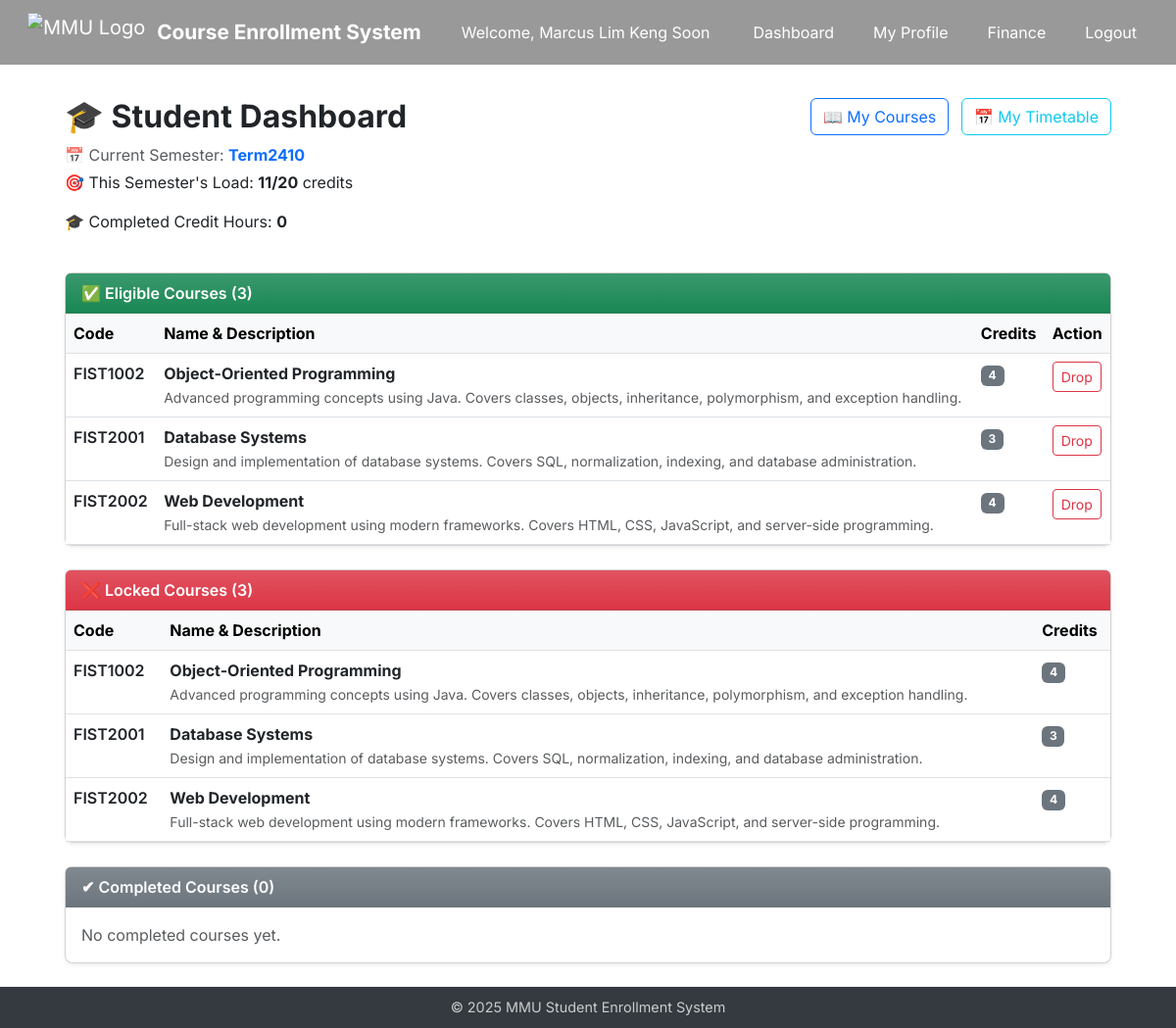
The app's page /dashboard (signed in) with its own data.
### app/models.py (models this page shows, shortened)
class Student(UserMixin, db.Model):
    id = db.Column(db.Integer, primary_key=True)
    name = db.Column(db.String(64))
    email = db.Column(db.String(120), unique=True)
    department = db.Column(db.String(64))
    password_hash = db.Column(db.String(128))
    scholarship_percentage = db.Column(db.Integer, default=0)
    enrollments = db.relationship('Enrollment', backref='student', lazy=True)
    @property
    def is_admin(self):
        return False
    @property
    def is_student(self):
        return True

class Course(db.Model):
    id = db.Column(db.Integer, primary_key=True)
    course_code = db.Column(db.String(10), unique=True)
    course_name = db.Column(db.String(128))
    description = db.Column(db.Text)
    credits = db.Column(db.Integer)
    semester = db.Column(db.String(64))
    department = db.Column(db.String(64))
    prerequisite_id = db.Column(db.Integer, db.ForeignKey('course.id'))
    prerequisite = db.relationship("Course", remote_side=[id])
    enrollments = db.relationship('Enrollment', backref='course', lazy=True)
    sections = db.relationship('Section', back_populates='course', cascade='all, delete')

### app/routes/student.py (the view)
@student_bp.route("/dashboard")
@login_required
def dashboard():
    if not current_user.is_student:
        abort(403)
    student = current_user
    student_id = student.id
    setting = SystemSetting.query.filter_by(key="open_semester").first()
    open_semester = setting.value if setting else "Term2410"
    completed_courses = db.session.query(Course).join(Section).join(Enrollment).filter(
        Enrollment.student_id == student_id,
        Course.semester < open_semester
    ).distinct().all()
    completed_course_ids = {c.id for c in completed_courses}
    total_credits = sum(c.credits for c in completed_courses)
    all_courses = Course.query.filter_by(department=student.department).all()
    eligible_courses = []
    locked_courses = []
    for course in all_courses:
        if course.id in completed_course_ids:
            continue
        if course.semester != open_semester:
            locked_courses.append((course, "Not offered this semester"))
            continue
        if course.prerequisite and course.prerequisite.id not in completed_course_ids:
            locked_courses.append((course, f"Missing prerequisite: {course.prerequisite.course_code}"))
            continue
        if course.course_name.startswith("FYP") and total_credits < 60:
            locked_courses.append((course, "Requires ≥ 60 credit hours"))
            continue
        eligible_courses.append(course)
    current_enrollments = Enrollment.query.join(Section).join(Course).filter(
        Enrollment.student_id == student_id,
        Course.semester == open_semester
    ).all()
    seen_course_ids = set()
    current_semester_credits = 0
    for e in current_enrollments:
        course = e.section.course
        if course and course.id not in seen_course_ids:
            current_semester_credits += course.credits
            seen_course_ids.add(course.id)
    max_credits = 20  # 可未来配置为 SystemSetting 获取
    enrolled_section_ids = [e.section_id for e in Enrollment.query.filter_by(student_id=student_id).all()]
    enrolled_section_objs = Section.query.filter(Section.id.in_(enrolled_section_ids)).all()
    enrolled_course_ids = list({s.course_id for s in enrolled_section_objs})
    return render_template("student/dashboard.html",
        eligible_courses=eligible_courses,
        locked_courses=locked_courses,
        completed_courses=completed_courses,
        total_credits=total_credits,
        current_semester_credits=current_semester_credits,
        max_credits=max_credits,
        open_semester=open_semester,
        enrolled_course_ids=enrolled_course_ids
    )

### app/templates/student/dashboard.html (shortened to what this page needs)
{% extends "base.html" %}
{% block content %}
<div class="container-fluid px-4">
  <div class="row mb-4">
    <div class="col-lg-8">
      <h2 class="fw-bold">🎓 Student Dashboard</h2>
      <p class="text-muted mb-1">📅 Current Semester: <strong class="text-primary">{{ open_semester }}</strong></p>
      <p>🎯 This Semester's Load: <strong>{{ current_semester_credits }}/{{ max_credits }}</strong> credits</p>
      <p>🎓 Completed Credit Hours: <strong>{{ total_credits }}</strong></p>
    </div>
    <div class="col-lg-4 text-end">
      <a href="{{ url_for('student.my_courses') }}" class="btn btn-outline-primary me-2">📖 My Courses</a>
      <a href="{{ url_for('student.timetable') }}" class="btn btn-outline-info">📅 My Timetable</a>
    </div>
  </div>
  <div class="card shadow-sm rounded-3 mb-4">
    <div class="card-header bg-success bg-gradient text-white fw-semibold">
      ✅ Eligible Courses ({{ eligible_courses|length }})
    </div>
    <div class="card-body p-0">
      {% if eligible_courses %}
      <table class="table table-hover mb-0">
        <thead class="table-light">
  <tr>
    <th>Code</th>
    <th>Name & Description</th>
    <th>Credits</th>
    <th>Action</th>
  </tr>
      </thead>
      <tbody>
        {% for course in eligible_courses %}
        <tr>
          <td class="fw-semibold">{{ course.course_code }}</td>
          <td>
            <strong>{{ course.course_name }}</strong><br>
            <small class="text-muted">{{ course.description }}</small>
          </td>
          <td><span class="badge bg-secondary">{{ course.credits }}</span></td>
          <td>
            {% if course.id in enrolled_course_ids %}
            <a href="{{ url_for('student.drop', course_id=course.id) }}" class="btn btn-sm btn-outline-danger">Drop</a>
            {% else %}
            <a href="{{ url_for('student.course_detail', course_id=course.id) }}" class="btn btn-sm btn-primary">Select Section</a>
            {% endif %}
          </td>
        </tr>
        {% endfor %}
      </tbody>
      </table>
      {% else %}
      <div class="p-3 text-muted">No eligible courses this semester.</div>
      {% endif %}
    </div>
  </div>
  <div class="card shadow-sm rounded-3 mb-4">
    <div class="card-header bg-danger bg-gradient text-white fw-semibold">
      ❌ Locked Courses ({{ locked_courses|length }})
    </div>
    <div class="card-body p-0">
      {% if locked_courses %}
      <table class="table table-hover mb-0">
        <thead class="table-light">
           <tr>
            <th>Code</th>
            <th>Name & Description</th>
            <th>Credits</th>
          </tr>
        </thead>
        <tbody>
        {% for course in eligible_courses %}
        <tr>
          <td class="fw-semibold">{{ course.course_code }}</td>
          <td>
            <strong>{{ course.course_name }}</strong><br>
            <small class="text-muted">{{ course.description }}</small>
          </td>
          <td><span class="badge bg-secondary">{{ course.credits }}</span></td>
        </tr>
        {% endfor %}
      </tbody>
      </table>
      {% else %}
      <div class="p-3 text-muted">No locked courses.</div>
      {% endif %}
    </div>
  </div>
  <div class="card shadow-sm rounded-3 mb-4">
    <div class="card-header bg-secondary bg-gradient text-white fw-semibold">
      ✔ Completed Courses ({{ completed_courses|length }})
    </div>
    <div class="card-body">
      {% if completed_courses %}
      <ul class="list-group list-group-flush">
        {% for course in completed_courses %}
        <li class="list-group-item d-flex justify-content-between align-items-center">
          {{ course.course_code }} - {{ course.course_name }}
          <span class="badge bg-dark">{{ course.credits }} credits</span>
        </li>
        {% endfor %}
      </ul>
      {% else %}
      <div class="text-muted">No completed courses yet.</div>
      {% endif %}
    </div>
  </div>
</div>
{% endblock %}

### app/templates/base.html (shortened to what this page needs)
<!DOCTYPE html>
<html lang="en">
<head>
  <link href="https://cdn.jsdelivr.net/npm/bootstrap@5.3.0/dist/css/bootstrap.min.css" rel="stylesheet">
</head>
<body>
<nav id="navbar" class="navbar navbar-expand-lg navbar-dark navbar-transparent fixed-top px-3" style="background-color: rgba(0,0,0,0.4);">
  <div class="container-fluid">
    <a class="navbar-brand d-flex align-items-center" href="{{ url_for('shared.index') }}">
      <img src="{{ url_for('static', filename='image/Multimedia_University_secondary_logo_2020.png') }}" alt="MMU Logo">
      <span>Course Enrollment System</span>
    </a>
    <div class="ms-auto d-flex align-items-center">
            {% if current_user.is_authenticated %}
        <span class="text-white me-3">
          Welcome,
          {% if current_user.is_admin %}
            {{ current_user.username }}
          {% elif current_user.is_student %}
            {{ current_user.name }}
          {% elif current_user.is_instructor %}
            {{ current_user.name }}
          {% endif %}
        </span>
        {% if current_user.is_admin %}
          <a class="btn btn-nav" href="{{ url_for('admin.admin_dashboard') }}">Dashboard</a>
          <a class="btn btn-nav" href="{{ url_for('admin.admin_all_students') }}">All Students</a>
          <a class="btn btn-nav" href="{{ url_for('admin.admin_credit_transfer') }}">Manage Credit Transfers</a>
          <a class="btn btn-nav" href="{{ url_for('admin.admin_instructor_list') }}">Manage Instructors</a>
          <a class="btn btn-nav" href="{{ url_for('admin.admin_logout') }}">Logout</a>
        {% elif current_user.is_student %}
          <a class="btn btn-nav" href="{{ url_for('student.dashboard') }}">Dashboard</a>
          <a class="btn btn-nav" href="{{ url_for('student.profile') }}">My Profile</a>
          <a class="btn btn-nav" href="{{ url_for('student.finance') }}">Finance</a>
          <a class="btn btn-nav" href="{{ url_for('shared.logout') }}">Logout</a>
        {% endif %}
      {% endif %}
    </div>
  </div>
</nav>
<main class="{% if request.endpoint == 'shared.index' %}{% else %}container{% endif %}" style="padding-top: 100px;">
  {% block content %}{% endblock %}
</main>
<footer>
  © 2025 MMU Student Enrollment System
</footer>
</body>
</html>

### app/templates/base.html (style rules this page uses)
body { margin: 0; padding: 0; min-height: 100vh; display: flex; flex-direction: column; font-family: 'Inter', sans-serif; background-color: transparent; }
main { flex: 1; }
footer { background: #343a40; color: #ccc; text-align: center; padding: 10px 0; font-size: 0.9rem; }
.navbar-transparent { background-color: rgba(0, 0, 0, 0.4) !important; backdrop-filter: blur(2px); -webkit-backdrop-filter: blur(2px); box-shadow: none !important; border: none !important; }
.navbar-brand img { height: 40px; margin-right: 12px; }
.navbar-brand span { color: white; font-size: 1.3rem; font-weight: bold; }
.btn-nav { background: transparent; color: white; border: none; font-size: 1rem; margin-left: 1rem; }

### records on screen
Student: name "Marcus Lim Keng Soon"
Course: course_code "FIST1002", course_name "Object-Oriented Programming", description "Advanced programming concepts using Java. Covers classes, objects, inheritance, polymorphism, and exception handling.", credits "4"
Course: course_code "FIST2001", course_name "Database Systems", description "Design and implementation of database systems. Covers SQL, normalization, indexing, and database administration.", credits "3"
Course: course_code "FIST2002", course_name "Web Development", description "Full-stack web development using modern frameworks. Covers HTML, CSS, JavaScript, and server-side programming.", credits "4"

### other values on screen
{{ open_semester }} "Term2410"
{{ current_semester_credits }} "11"
{{ max_credits }} "20"
{{ total_credits }} "0"
{{ eligible_courses|length }} "3"
{{ locked_courses|length }} "3"
{{ completed_courses|length }} "0"
